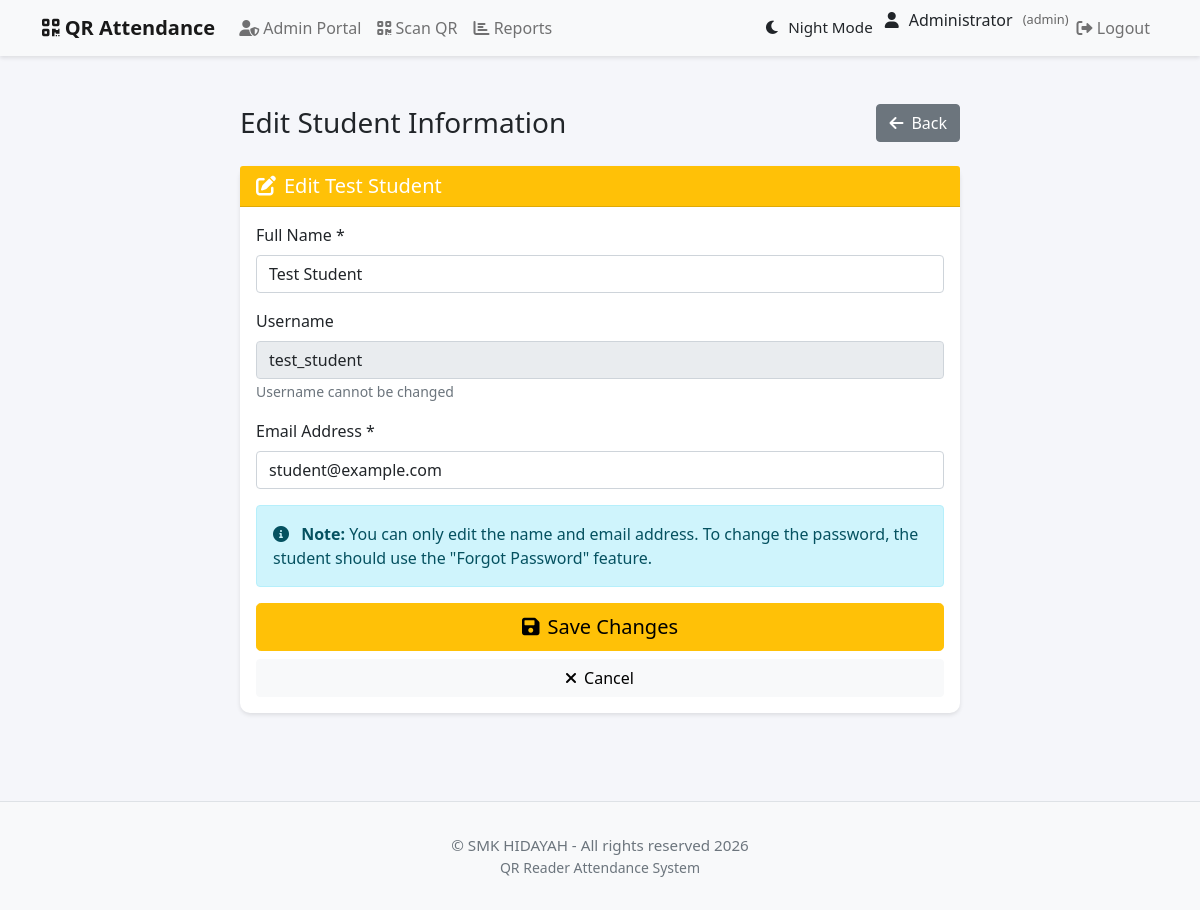
Page /admin/student/6/edit (signed in) on the committed database.
### app/models/user.py (models this page shows, shortened)
class User(UserMixin, db.Model):
    id = db.Column(db.Integer, primary_key=True)
    username = db.Column(db.String(64), unique=True, nullable=False)
    email = db.Column(db.String(120), unique=True, nullable=False)
    name = db.Column(db.String(64), nullable=False)
    password_hash = db.Column(db.String(128))
    role = db.Column(db.String(20), default='student')  # 'admin' or 'student'
    qr_code = db.Column(db.String(128))
    qr_code_created_at = db.Column(db.DateTime, default=datetime.utcnow)
    profile_picture = db.Column(db.String(128))
    email_notifications = db.Column(db.Boolean, default=True)
    attendance_reminders = db.Column(db.Boolean, default=True)
    weekly_reports = db.Column(db.Boolean, default=True)
    language = db.Column(db.String(10), default='en')
    timezone = db.Column(db.String(20), default='UTC')
    last_login = db.Column(db.DateTime)
    login_attempts = db.Column(db.Integer, default=0)
    account_locked_until = db.Column(db.DateTime)
    attendance_records = db.relationship('Attendance', backref='user', lazy='dynamic', cascade='all, delete-orphan')

### app/routes/admin.py (the view)
    @login_required
    def decorated_function(*args, **kwargs):
        if not current_user.is_authenticated or current_user.role != 'admin':
            flash('You must be an admin to access this page.', 'danger')
            return redirect(url_for('main.index'))
        return f(*args, **kwargs)

### app/models/user.py (called while the page is built)
@login_manager.user_loader
def load_user(user_id):
    return User.query.get(int(user_id))

### app/routes/admin.py (called while the page is built, shortened)
def admin_required(f):
    @login_required
    def decorated_function(*args, **kwargs):
        if not current_user.is_authenticated or current_user.role != 'admin':
            flash('You must be an admin to access this page.', 'danger')
            return redirect(url_for('main.index'))
        return f(*args, **kwargs)
    decorated_function.__name__ = f.__name__
    return decorated_function

@bp.route('/student/<int:student_id>/edit', methods=['GET', 'POST'])
@admin_required
def edit_student(student_id):
    student = User.query.get_or_404(student_id)
    if student.role != 'student':
        flash('User is not a student', 'danger')
        return redirect(url_for('admin.student_list'))
    return render_template('admin/edit_student.html', student=student)

### app/templates/admin/edit_student.html (shortened to what this page needs)
{% extends "base.html" %}
{% block content %}
<div class="container-fluid py-4">
    <div class="row">
        <div class="col-md-8 mx-auto">
            <div class="d-flex justify-content-between align-items-center mb-4">
                <h1 class="h3 mb-0">Edit Student Information</h1>
                <a href="{{ url_for('admin.view_student', student_id=student.id) }}" class="btn btn-secondary">
                    <i class="fas fa-arrow-left me-2"></i>Back
                </a>
            </div>
            <div class="card">
                <div class="card-header bg-warning text-white">
                    <h5 class="card-title mb-0">
                        <i class="fas fa-edit me-2"></i>Edit {{ student.name }}
                    </h5>
                </div>
                <div class="card-body">
                    <form method="POST" action="{{ url_for('admin.edit_student', student_id=student.id) }}">
                        <div class="mb-3">
                            <label for="name" class="form-label">Full Name *</label>
                            <input type="text" class="form-control" id="name" name="name"
                                   value="{{ student.name }}" required>
                        </div>
                        <div class="mb-3">
                            <label for="username" class="form-label">Username</label>
                            <input type="text" class="form-control" id="username" name="username"
                                   value="{{ student.username }}" disabled>
                            <small class="text-muted">Username cannot be changed</small>
                        </div>
                        <div class="mb-3">
                            <label for="email" class="form-label">Email Address *</label>
                            <input type="email" class="form-control" id="email" name="email"
                                   value="{{ student.email }}" required>
                        </div>
                        <div class="alert alert-info">
                            <i class="fas fa-info-circle me-2"></i>
                            <strong>Note:</strong> You can only edit the name and email address.
                            To change the password, the student should use the "Forgot Password" feature.
                        </div>
                        <div class="d-grid gap-2">
                            <button type="submit" class="btn btn-warning btn-lg">
                                <i class="fas fa-save me-2"></i>Save Changes
                            </button>
                            <a href="{{ url_for('admin.view_student', student_id=student.id) }}" class="btn btn-light">
                                <i class="fas fa-times me-2"></i>Cancel
                            </a>
                        </div>
                    </form>
                </div>
            </div>
        </div>
    </div>
</div>
{% endblock %}

### app/templates/base.html (shortened to what this page needs)
<!DOCTYPE html>
<html lang="en">
<head>
    <link href="https://cdn.jsdelivr.net/npm/bootstrap@5.1.3/dist/css/bootstrap.min.css" rel="stylesheet">
    <link href="https://cdnjs.cloudflare.com/ajax/libs/font-awesome/6.0.0/css/all.min.css" rel="stylesheet">
</head>
<body>
    <nav class="navbar navbar-expand-lg navbar-light bg-light">
        <div class="container">
            <a class="navbar-brand" href="{{ url_for('main.index') }}">
                <i class="fas fa-qrcode"></i> QR Attendance
            </a>
            <div class="collapse navbar-collapse" id="navbarNav">
                <ul class="navbar-nav me-auto">
                    {% if current_user.is_authenticated %}
                        {% if current_user.role == 'admin' %}
                            <li class="nav-item">
                                <a class="nav-link" href="{{ url_for('admin.admin_portal') }}">
                                    <i class="fas fa-user-shield"></i> Admin Portal
                                </a>
                            </li>
                            <li class="nav-item">
                                <a class="nav-link" href="{{ url_for('attendance.scan') }}">
                                    <i class="fas fa-qrcode"></i> Scan QR
                                </a>
                            </li>
                            <li class="nav-item">
                                <a class="nav-link" href="{{ url_for('attendance.attendance_report') }}">
                                    <i class="fas fa-chart-bar"></i> Reports
                                </a>
                            </li>
                        {% endif %}
                    {% endif %}
                </ul>
                <ul class="navbar-nav">
                    {% if current_user.is_authenticated %}
                        <li class="nav-item">
                            <button class="nav-link btn btn-link" id="darkModeToggle" title="Toggle Night Mode">
                                <i class="fas fa-moon"></i> <span id="darkModeText">Night Mode</span>
                            </button>
                        </li>
                        <li class="nav-item">
                            <div class="user-info">
                                <i class="fas fa-user"></i>
                                <span>{{ current_user.name }}</span>
                                <span class="user-role">({{ current_user.role }})</span>
                            </div>
                        </li>
                        <li class="nav-item">
                            <a class="nav-link" href="{{ url_for('auth.logout') }}">
                                <i class="fas fa-sign-out-alt"></i> Logout
                            </a>
                        </li>
                    {% else %}
                        <li class="nav-item">
                            <a class="nav-link" href="{{ url_for('auth.login', role='student') }}">
                                <i class="fas fa-sign-in-alt"></i> Login
                            </a>
                        </li>
                    {% endif %}
                </ul>
            </div>
        </div>
    </nav>
    <div class="container mt-4">
        {% block content %}{% endblock %}
    </div>
    <footer>
        <div class="container">
            <p>&copy; SMK HIDAYAH - All rights reserved 2026</p>
            <p class="small">QR Reader Attendance System</p>
        </div>
    </footer>
</body>
</html>

### app/templates/base.html (style rules this page uses)
:root { --primary-color: #4a90e2; --secondary-color: #f5f6fa; }
body { background-color: var(--secondary-color); font-family: 'Segoe UI', Tahoma, Geneva, Verdana, sans-serif; }
.navbar { background-color: white; box-shadow: 0 2px 4px rgba(0,0,0,0.1); }
.card { border: none; border-radius: 10px; box-shadow: 0 2px 4px rgba(0,0,0,0.1); transition: transform 0.2s; }
.navbar-brand { font-weight: bold; }
.nav-link { color: #333; }
.user-info { display: flex; align-items: center; gap: 10px; }
.user-role { font-size: 0.8em; color: #666; }
#darkModeToggle { color: inherit; border: none; padding: 0.5rem 0.75rem; cursor: pointer; transition: color 0.3s ease; display: flex; align-items: center; gap: 0.5rem; font-size: 0.95rem; }
footer { background-color: #f8f9fa; border-top: 1px solid #dee2e6; margin-top: 4rem; padding: 2rem 0; color: #6c757d; text-align: center; }
footer p { margin: 0; font-size: 0.95rem; }

### rows in the picture
User: name "Administrator", role "admin"
User: name "Test Student", username "test_student", email "student@example.com"
